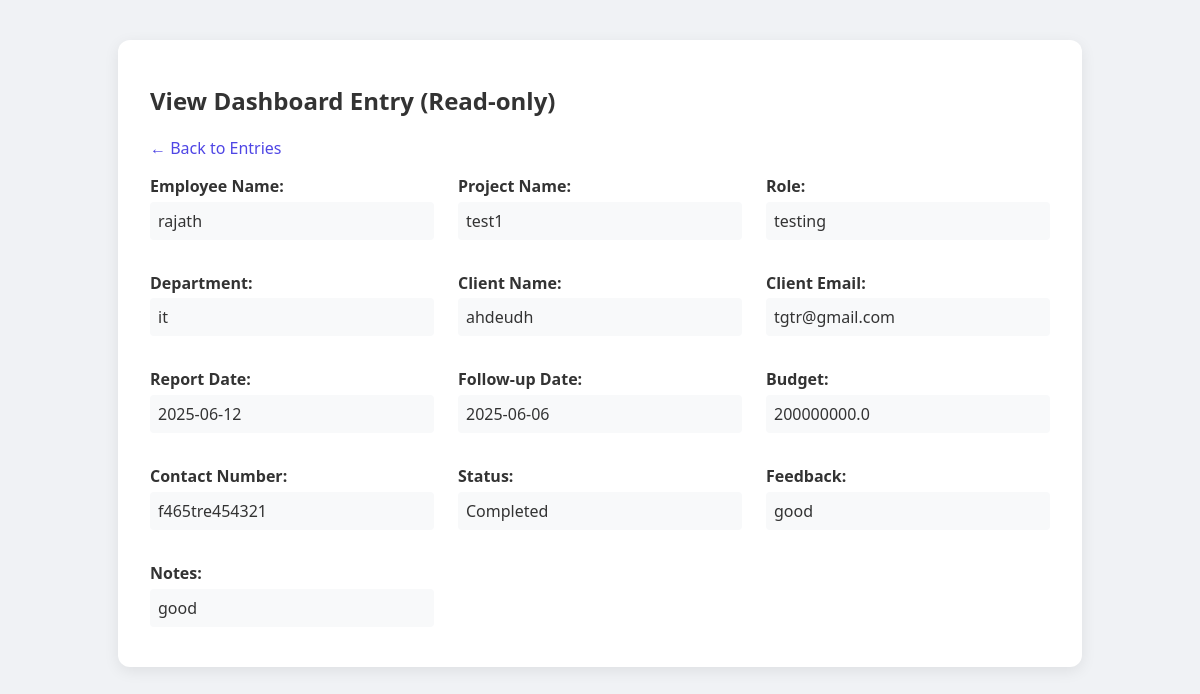
Screenshot of /edit_entry/1 (signed in) with the database file from the repository.
### tables this page shows
CREATE TABLE dashboard (
            id INTEGER PRIMARY KEY AUTOINCREMENT,
            emp_name TEXT,
            role TEXT,
            department TEXT,
            client_name TEXT,
            client_email TEXT,
            report_date TEXT,
            feedback TEXT,
            follow_up_date TEXT,
            notes TEXT,
            budget REAL,
            status TEXT,
            project_name TEXT,
            contact_number TEXT,
            created_at TIMESTAMP DEFAULT CURRENT_TIMESTAMP,
            updated_at TIMESTAMP DEFAULT CURRENT_TIMESTAMP
        );

### app.py (the view, shortened to what this page needs)
@app.route('/edit_entry/<int:id>', methods=['GET', 'POST'])
def edit_entry(id):
    if not session.get('logged_in'):
        return redirect(url_for('login'))
    conn = sqlite3.connect(DB_FILE)
    conn.row_factory = sqlite3.Row
    c = conn.cursor()
    c.execute('SELECT * FROM dashboard WHERE id = ?', (id,))
    entry = c.fetchone()
    if not entry:
        flash("Entry not found", "danger")
        conn.close()
        return redirect(url_for('dashboard_entries'))
    if session.get('role') == 'user' and entry['emp_name'] != session['emp_name']:
        flash("You don't have permission to edit this entry", "danger")
        conn.close()
        return redirect(url_for('dashboard_entries'))
    if request.method == 'GET':
        if session.get('role') == 'admin':
            conn.close()
            return render_template('view_entry.html', entry=entry)
        else: # Regular user
            conn.close()
            return render_template('edit_entry.html', entry=entry)

### templates/view_entry.html (shortened to what this page needs)
<!DOCTYPE html>
<html>
<head>
</head>
<body>
    <div class="container">
        <h2>View Dashboard Entry (Read-only)</h2>
        <a href="{{ url_for('dashboard_entries') }}" style="text-decoration: none; color: #4f46e5; margin-bottom: 1rem; display: inline-block;">← Back to Entries</a>
        <div style="display: grid; grid-template-columns: repeat(auto-fit, minmax(280px, 1fr)); gap: 1rem 1.5rem;">
            {% for field, label in {
                'emp_name': 'Employee Name',
                'project_name': 'Project Name',
                'role': 'Role',
                'department': 'Department',
                'client_name': 'Client Name',
                'client_email': 'Client Email',
                'report_date': 'Report Date',
                'follow_up_date': 'Follow-up Date',
                'budget': 'Budget',
                'contact_number': 'Contact Number',
                'status': 'Status',
                'feedback': 'Feedback',
                'notes': 'Notes'
            }.items() %}
            <div class="view-group">
                <label>{{ label }}:</label>
                <div class="value">{{ entry[field] or 'N/A' }}</div>
            </div>
            {% endfor %}
        </div>
    </div>
</body>
</html>

### templates/view_entry.html (style rules this page uses)
body { font-family: 'Segoe UI', Tahoma, Geneva, Verdana, sans-serif; background: #f0f2f5; padding: 2rem; color: #333; }
.container { background: #ffffff; padding: 1.5rem 2rem; border-radius: 12px; width: 90%; max-width: 900px; margin: auto; box-shadow: 0 4px 15px rgba(0, 0, 0, 0.08); }
.view-group { margin-bottom: 1rem; }
.view-group label { font-weight: bold; display: block; margin-bottom: 0.3rem; }
.view-group .value { padding: 0.5rem; background: #f8f9fa; border-radius: 4px; }

### rows the page displays
dashboard: emp_name "rajath" "test1" "testing" "it" "ahdeudh" "tgtr@gmail.com" "2025-06-12" "2025-06-06" "200000000.0" "f465tre454321" "Completed" "good" "good"

### other values shown
{{ label }} "Employee Name" "Project Name" "Role" "Department" "Client Name" "Client Email" "Report Date" "Follow-up Date" "Budget" "Contact Number" "Status" "Feedback" "Notes"
